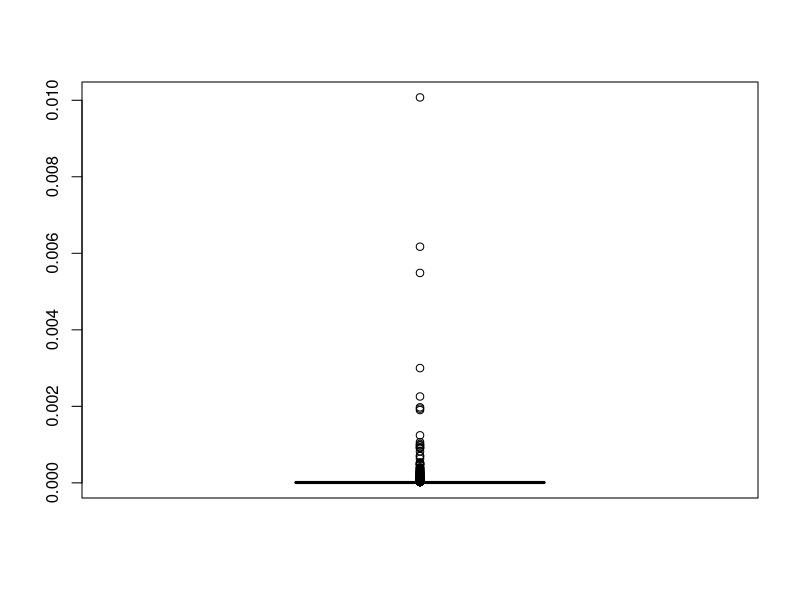
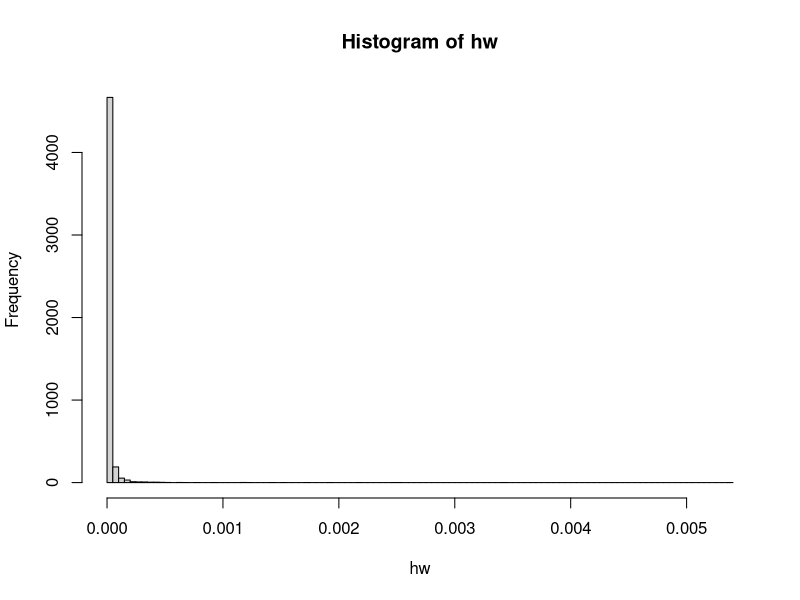
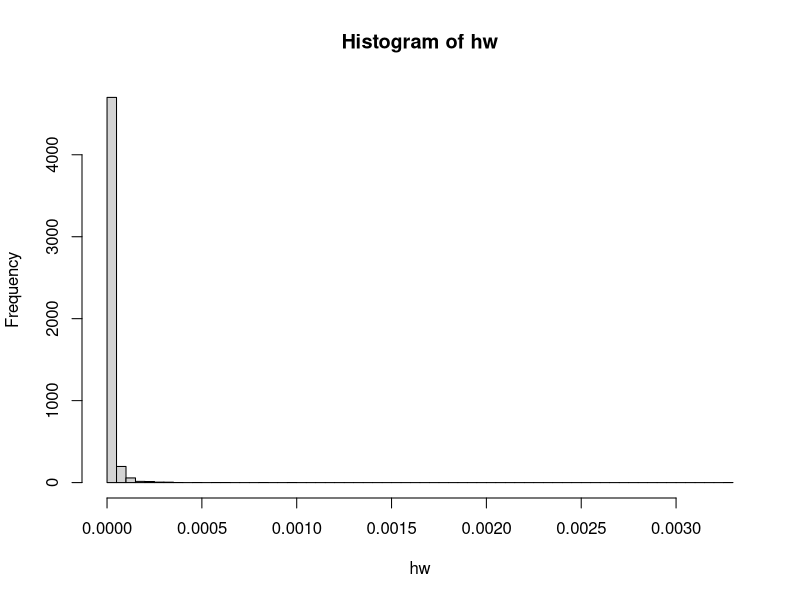
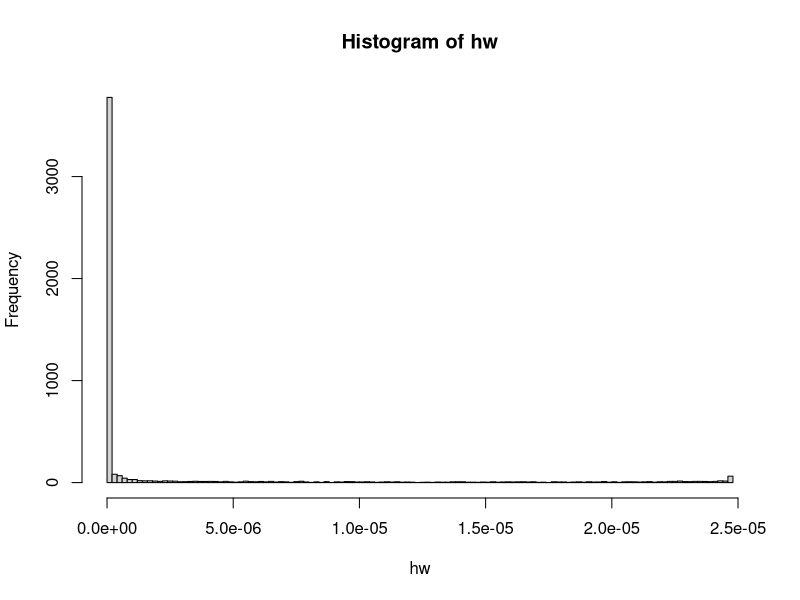

Source code (R) for these figures, in order:
#a. 
set.seed(1)
n <- 5000
x <- runif(n, 0, 1)
h <- x^2
mu <- mean(h)
varmu <- var(h)/n
cbind(mu, varmu)
#b. 

x <- runif(n, -2,2)
y <- runif(n, 0,1)
h <- x^2*cos(x*y)
mu <- mean(h)
varmu <- var(h)/n
cbind(mu, varmu)

#c.
# let $x^3/4 = t$ then $3x^2/4dx = dt$ and 
# $\int_0^\infty 3x^4/4 e^{-x^3/4}dx = 4^{2/3}\int_0^\infty t^{2/3} e^{-t}dt$
x <- rexp(n, 1)  
h <- (4*x)^(2/3)
mu <- mean(h)
varmu <- var(h)/n
cbind(mu, varmu)

#3
# 
# install.packages("msm")
set.seed(1)
library(msm)
x <- rtnorm(n, mean = 1.5, sd = .1)
h <- 1/sqrt(2*pi)*exp(-x^2/2)
q <- 1
g <-dtnorm(x, mean = 1.5, sd = .1) 
w <- q/g
w <- w/sum(w)
hw <- h*w
mu <- mean(hw)
varmu <- var(hw)/n
cbind(mu,varmu)
boxplot(hw)
  
iss <- function(muu, nu){
  x <- rtnorm(n, mean = muu, sd = nu)
  h <- 1/sqrt(2*pi)*exp(-x^2/2)
  q <- 1
  g <-dtnorm(x, mean = muu, sd = nu) 
  w <- q/g
  w <- w/sum(w)
  hw <- h*w
  mu <- mean(hw)
  varmu <- var(hw)/n
  hist(hw, nclass = 100)
  res <- cbind(mu,varmu)
  return(res)
}

iss(1.5,.1)
iss(1.5,1)
iss(1.5,10)


#4. 
